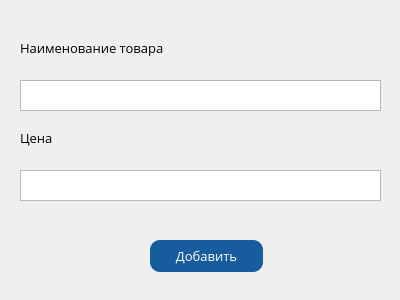
<?xml version="1.0" encoding="UTF-8"?>
<ui version="4.0">
 <class>Form_Product</class>
 <widget class="QWidget" name="Form_Product">
  <property name="windowModality">
   <enum>Qt::ApplicationModal</enum>
  </property>
  <property name="geometry">
   <rect>
    <x>0</x>
    <y>0</y>
    <width>400</width>
    <height>300</height>
   </rect>
  </property>
  <property name="font">
   <font>
    <family>Open Sans</family>
    <pointsize>10</pointsize>
   </font>
  </property>
  <property name="windowTitle">
   <string>Добавление записи</string>
  </property>
  <property name="windowIcon">
   <iconset>
    <normaloff>logo.png</normaloff>logo.png</iconset>
  </property>
  <widget class="QLabel" name="label">
   <property name="geometry">
    <rect>
     <x>20</x>
     <y>40</y>
     <width>181</width>
     <height>16</height>
    </rect>
   </property>
   <property name="text">
    <string>Наименование товара</string>
   </property>
  </widget>
  <widget class="QTextEdit" name="textEdit">
   <property name="geometry">
    <rect>
     <x>20</x>
     <y>80</y>
     <width>361</width>
     <height>31</height>
    </rect>
   </property>
  </widget>
  <widget class="QPushButton" name="pushButton">
   <property name="geometry">
    <rect>
     <x>150</x>
     <y>240</y>
     <width>113</width>
     <height>32</height>
    </rect>
   </property>
   <property name="styleSheet">
    <string notr="true">QPushButton {
    border-radius:  10px;
    background-color:  rgb(23, 92, 157);
    color:  rgb(255, 255, 255);
	font: 10pt &quot;Open Sans&quot;;
}

QPushButton:pressed {
    background-color:  rgb(11, 48, 84);
}</string>
   </property>
   <property name="text">
    <string>Добавить</string>
   </property>
  </widget>
  <widget class="QLabel" name="label_2">
   <property name="geometry">
    <rect>
     <x>20</x>
     <y>130</y>
     <width>181</width>
     <height>16</height>
    </rect>
   </property>
   <property name="text">
    <string>Цена</string>
   </property>
  </widget>
  <widget class="QTextEdit" name="textEdit_2">
   <property name="geometry">
    <rect>
     <x>20</x>
     <y>170</y>
     <width>361</width>
     <height>31</height>
    </rect>
   </property>
  </widget>
 </widget>
 <resources/>
 <connections/>
</ui>
